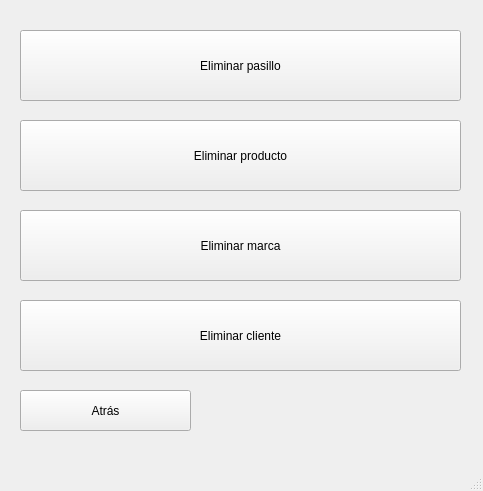
<?xml version="1.0" encoding="UTF-8"?>
<ui version="4.0">
 <class>window_delete</class>
 <widget class="QMainWindow" name="window_delete">
  <property name="geometry">
   <rect>
    <x>0</x>
    <y>0</y>
    <width>483</width>
    <height>491</height>
   </rect>
  </property>
  <property name="windowTitle">
   <string>MainWindow</string>
  </property>
  <widget class="QWidget" name="centralwidget">
   <widget class="QPushButton" name="insertarMarca">
    <property name="geometry">
     <rect>
      <x>20</x>
      <y>210</y>
      <width>441</width>
      <height>71</height>
     </rect>
    </property>
    <property name="text">
     <string>Eliminar marca</string>
    </property>
   </widget>
   <widget class="QPushButton" name="insertarCliente">
    <property name="geometry">
     <rect>
      <x>20</x>
      <y>300</y>
      <width>441</width>
      <height>71</height>
     </rect>
    </property>
    <property name="text">
     <string>Eliminar cliente</string>
    </property>
   </widget>
   <widget class="QPushButton" name="back">
    <property name="geometry">
     <rect>
      <x>20</x>
      <y>390</y>
      <width>171</width>
      <height>41</height>
     </rect>
    </property>
    <property name="text">
     <string>Atrás</string>
    </property>
   </widget>
   <widget class="QPushButton" name="insertarProd">
    <property name="geometry">
     <rect>
      <x>20</x>
      <y>120</y>
      <width>441</width>
      <height>71</height>
     </rect>
    </property>
    <property name="text">
     <string>Eliminar producto</string>
    </property>
   </widget>
   <widget class="QPushButton" name="insertarPas">
    <property name="geometry">
     <rect>
      <x>20</x>
      <y>30</y>
      <width>441</width>
      <height>71</height>
     </rect>
    </property>
    <property name="text">
     <string>Eliminar pasillo</string>
    </property>
   </widget>
  </widget>
  <widget class="QMenuBar" name="menubar">
   <property name="geometry">
    <rect>
     <x>0</x>
     <y>0</y>
     <width>483</width>
     <height>17</height>
    </rect>
   </property>
  </widget>
  <widget class="QStatusBar" name="statusbar"/>
 </widget>
 <resources/>
 <connections/>
</ui>
